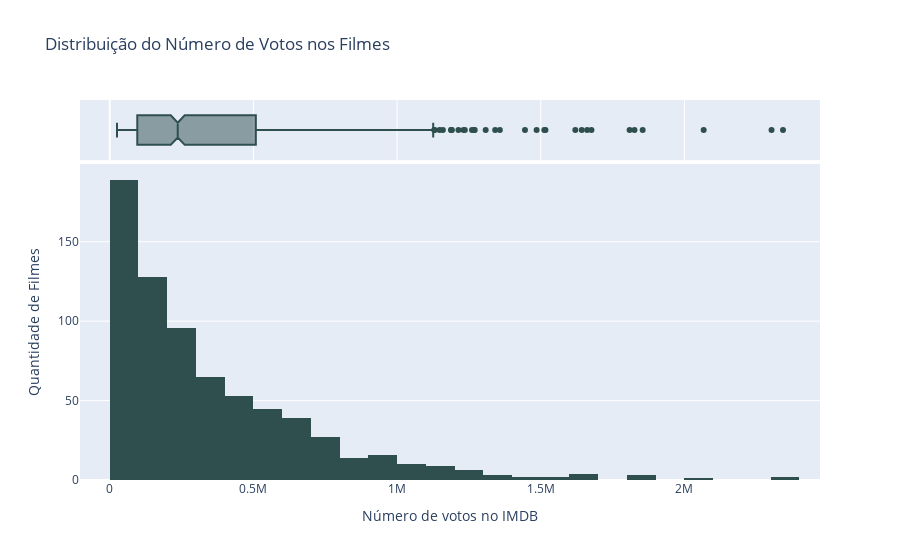

The notebook cell saved with this chart:
### Markdown cell above
**Distribuição do Número de Votos no IMDB**: Para verificar a popularidade do filme, é possível analisar seu número de votos no IMDB, ou seja, a quantidade de pessoas que assistiram e avaliaram a obra. Para isso, também utilizaremos um **Histograma** junto de um **Boxplot**, pois ambos os gráficos auxiliam no entendimento da distribuição em variáveis númericas.

Analisando os gráficos, é possível notar que a maior parte dos filmes possui de 55K até 375K de votos, enquanto há vários outliers com número de votos acima de 1 milhão.

### Code cell
fig = px.histogram(
    x=df.No_of_Votes, 
    title="Distribuição do Número de Votos nos Filmes",
    marginal="box",
    labels={"x": "Número de votos no IMDB"}
    ).update_traces(marker_color="DarkSlateGray").update_layout(yaxis_title="Quantidade de Filmes")
fig.show()

### Figure 1 — Plotly figure (JSON) as saved in the notebook; plotly's stock layout.template omitted (floating-point values rounded to 4 significant figures; data arrays with more than 128 entries replaced by an {"elided": "..."} marker saying what was removed)
{"data": [{"alignmentgroup": "True", "bingroup": "x", "hovertemplate": "Número de votos no IMDB=%{x}<br>count=%{y}<extra></extra>", "legendgroup": "", "marker": {"color": "DarkSlateGray", "pattern": {"shape": ""}}, "name": "", "offsetgroup": "", "orientation": "v", "showlegend": false, "type": "histogram", "x": {"elided": "714 int values"}, "xaxis": "x", "yaxis": "y"}, {"alignmentgroup": "True", "hovertemplate": "Número de votos no IMDB=%{x}<extra></extra>", "legendgroup": "", "marker": {"color": "DarkSlateGray"}, "name": "", "notched": true, "offsetgroup": "", "showlegend": false, "type": "box", "x": {"elided": "714 int values"}, "xaxis": "x2", "yaxis": "y2"}], "layout": {"barmode": "relative", "legend": {"tracegroupgap": 0}, "title": {"text": "Distribuição do Número de Votos nos Filmes"}, "xaxis": {"anchor": "y", "domain": [0, 1], "title": {"text": "Número de votos no IMDB"}}, "xaxis2": {"anchor": "y2", "domain": [0, 1], "matches": "x", "showgrid": true, "showticklabels": false}, "yaxis": {"anchor": "x", "domain": [0, 0.8316], "title": {"text": "Quantidade de Filmes"}}, "yaxis2": {"anchor": "x2", "domain": [0.8416, 1], "matches": "y2", "showgrid": false, "showline": false, "showticklabels": false, "ticks": ""}}}
